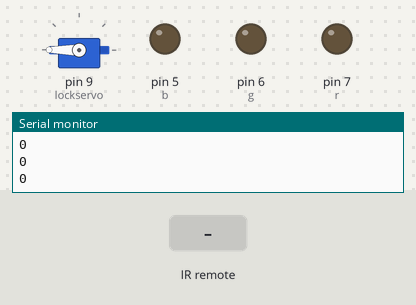
A sketch run on a simulated Arduino Uno, built with avr-gcc and run on an emulated ATmega328P. Shown: servo, output pins drawn as LEDs (lit = HIGH), the last lines printed to the serial monitor. The inputs (shaded band) are chosen by the test bench.

Above: at 1.2 s.
1.3 s: infrared code 0xFF6897 received
At 1.7 s:
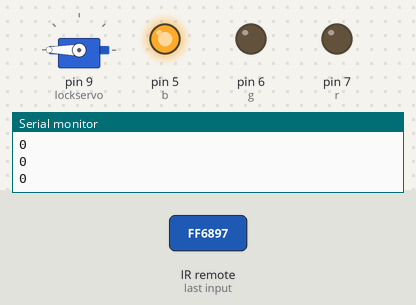
3.3 s: infrared code 0xFFB04F received
At 5.0 s:
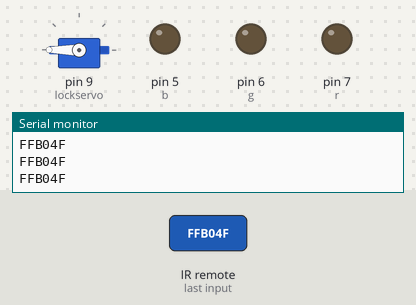
5.7 s: infrared code 0xFF30CF received
At 6.1 s:
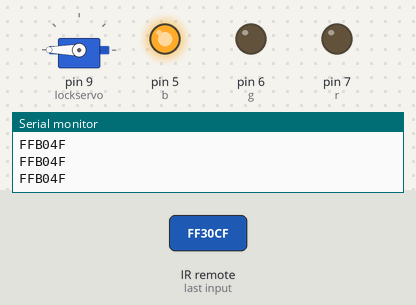
8.1 s: infrared code 0xFF9867 received
At 9.4 s:
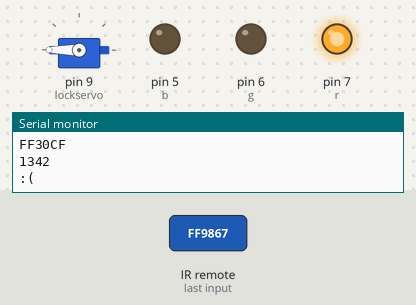
Timing chart, 0 to 11.1 s (numbered marks = the images above; inputs shaded):
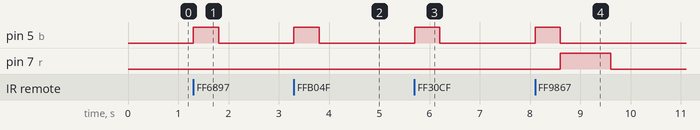

Measured:
- after the input at 1.3 s, pin 5 (b): LOW → HIGH at once, → LOW 0.50 s later
- after the input at 3.3 s, pin 5 (b): LOW → HIGH at once, → LOW 0.50 s later
- after the input at 5.7 s, pin 5 (b): LOW → HIGH at once, → LOW 0.50 s later
- after the input at 8.1 s, pin 5 (b): LOW → HIGH at once, → LOW 0.50 s later; pin 7 (r): LOW → HIGH after 0.50 s, → LOW 1.0 s later

The sketch:

ArduinoSecurity.ino
```cpp
#include <IRremote.h>
#include <Servo.h>

#define b1 0xFF6897
#define b2 0xFF9867
#define b3 0xFFB04F
#define b4 0xFF30CF
#define b5 0xFF18E7
#define b6 0xFF7A85
#define b7 0xFF10EF
#define b8 0xFF38C7
#define b9 0xFF5AA5
#define b0 0xFF4ABF


int receiver = 11;
String pin, input_pin;
bool isAlarmDisabled = false;

int r = 7;
int g = 6;
int b = 5;

Servo lockservo;

IRrecv irrecv(receiver);
decode_results results;

void setup() {
  // put your setup code here, to run once:

  pinMode(r, OUTPUT);
  pinMode(b, OUTPUT);
  pinMode(g, OUTPUT);
  lockservo.attach(9);
  Serial.begin(9600);
  irrecv.enableIRIn();

  pin = String("1234");
  input_pin = String("");
}

void loop() {
  // put your main code here, to run repeatedly:

  analogWrite(b, 0);

  lockservo.write(180);


  Serial.println(results.value, HEX);

  if (irrecv.decode(&results)) {
    if (results.value == b1) {
      input_pin = input_pin + "1";
    }
    else if (results.value == b2) {
      input_pin = input_pin + "2";
    }
    else if (results.value == b3) {
      input_pin = input_pin + "3";
    }
    else if (results.value == b4) {
      input_pin = input_pin + "4";
    }
    else if (results.value == b5) {
      input_pin = input_pin + "5";
    }
    else if (results.value == b6) {
      input_pin = input_pin + "6";
    }
    else if (results.value == b7) {
      input_pin = input_pin + "7";
    }
    else if (results.value == b8) {
      input_pin = input_pin + "8";
    }
    else if (results.value == b9) {
      input_pin = input_pin + "9";
    }
    else if (results.value == b0) {
      input_pin = input_pin + "0";
    }
    analogWrite(b, 255);
    delay(500);
    irrecv.resume();
    Serial.println(input_pin);
  }
  if (input_pin.length() == 4) {
      if (input_pin == pin) {
        isAlarmDisabled = true;
        Serial.println(":)");
        lockservo.write(0);
        analogWrite(b, 0);
        analogWrite(r, 0);
        analogWrite(g, 255);
        delay(10000);
        analogWrite(g, 0);
        analogWrite(b, 0);

      }
      else {
        isAlarmDisabled = false;
        Serial.println(":(");
        analogWrite(b, 0);
        analogWrite(r, 255);
        analogWrite(g, 0);
        delay(1000);
        analogWrite(r, 0);
      }
      input_pin = String("");
    }
}
```
